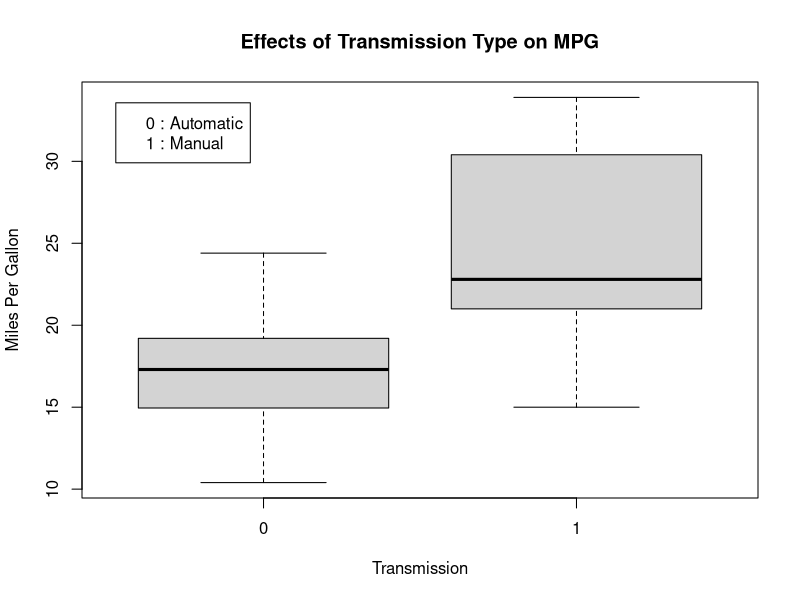
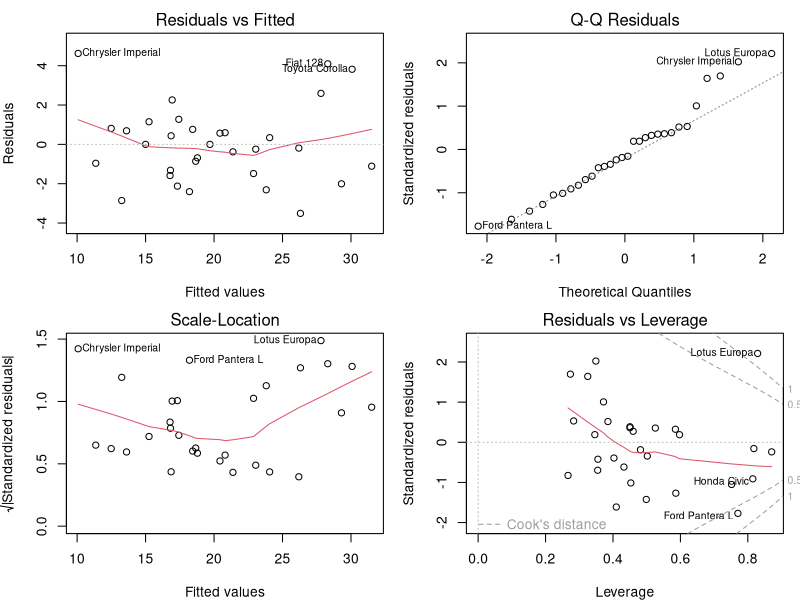
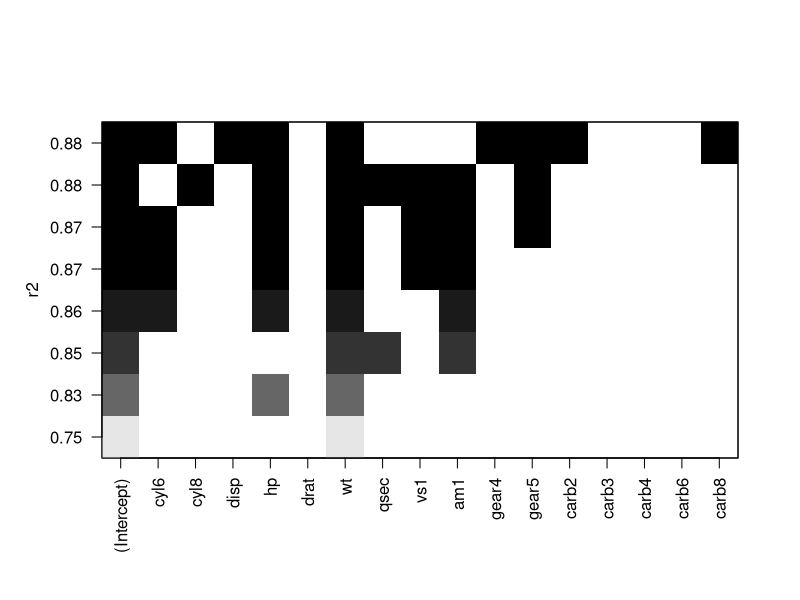

Write R code to recreate these figures, in order.
## ---- chunk 1
library(datasets)
data(mtcars)
mydata<-mtcars
#To convert the type of factor variables to factor 
mydata$cyl <- as.factor(mydata$cyl); mydata$am <- as.factor(mydata$am)
mydata$vs <- as.factor(mydata$vs); mydata$gear <- as.factor(mydata$gear)
mydata$carb <- as.factor(mydata$carb)
## ---- chunk 2
fit_s <- lm(mpg ~ am, data = mydata)
summary(fit_s)$coef
## ---- chunk 3
#Model with all variable as predictors
fit_m <- lm(mpg ~., data = mydata)
## ---- chunk 4
#Model with selected variables as predictors
library(MASS)
fit_AIC<- stepAIC (fit_m, direction = "both")
fit_AIC$anova
#The model we obtaind by stepwise selection is: mpg ~ wt + qsec + am
## ---- chunk 5
#Models with selected variables as predictors
library(leaps)
fit_subsets<-regsubsets(mpg~., data=mydata, nbest=1)
summary(fit_subsets)
#The model we choice for further analysis is the 4 predictor model: mpg ~ wt + hp + am + qsec 
## ---- chunk 6
attach(mydata)
fit1 <-lm(mpg ~ am)
fit2<-lm(mpg ~ wt + am + qsec)
fit3<-lm(mpg ~ wt + hp + am + qsec)
fit4<-lm(mpg ~ ., data = mydata)
anova(fit1, fit2, fit3, fit4)
detach(mydata)
## ---- chunk 7
summary(fit2)$coef
## ---- chunk 8
#"am" variable is the transmission type (0 = automatic, 1 = manual)
boxplot(mpg ~ am, data = mydata, main="Effects of Transmission Type on MPG", xlab="Transmission", ylab="Miles Per Gallon" )
legend ("topleft", inset=.05, c("0 : Automatic", "1 : Manual"))
## ---- chunk 9
par(mfrow = c(2,2), mar = c(4,4,2,1))
plot(fit_m)
## ---- chunk 10
par(mfrow = c(1,1), mar = c(4,4,2,1))
plot(fit_subsets, scale="r2")
